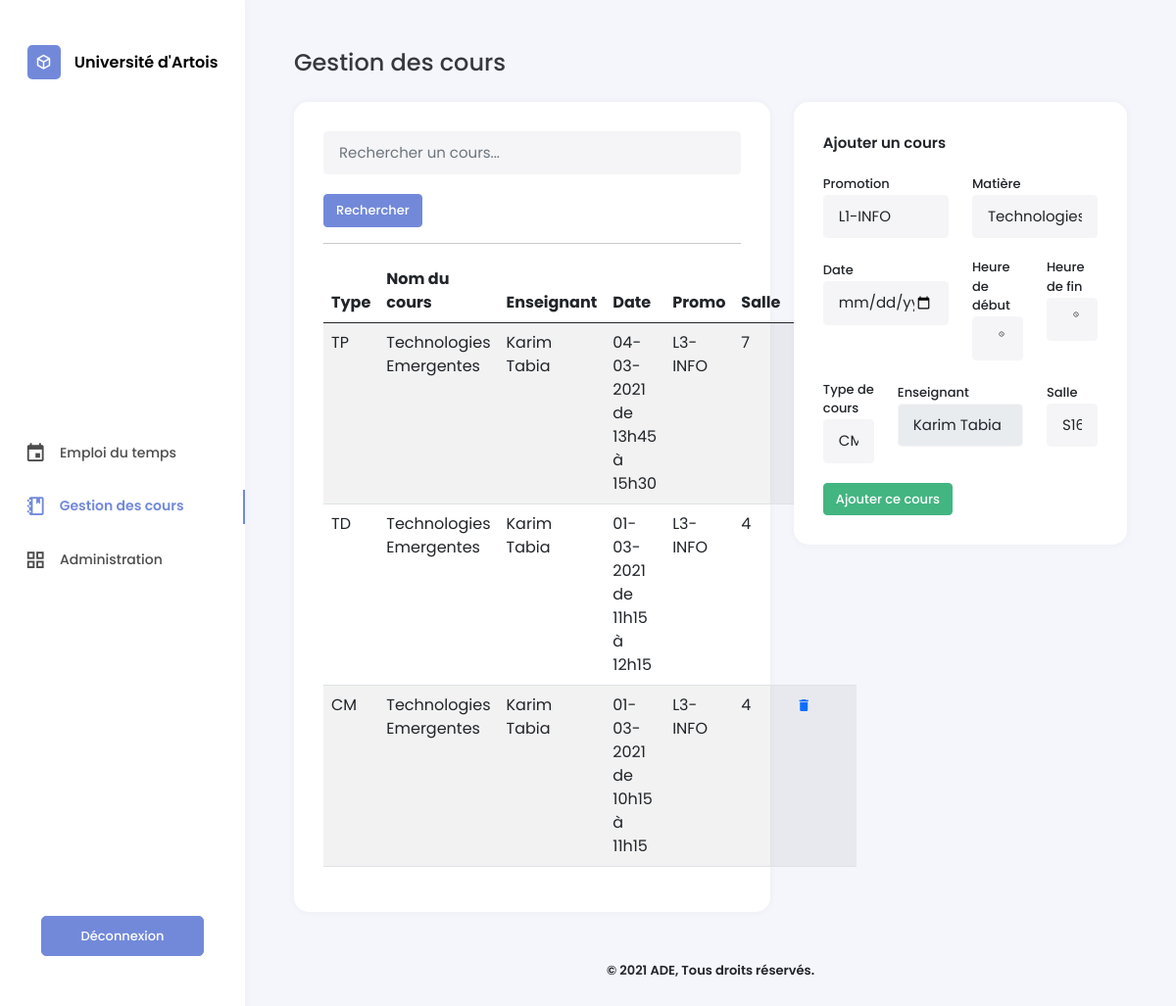
Screenshot of /gestion.php (signed in) with the database file from the repository.
### tables this page shows
CREATE TABLE Cours (
    CourID INTEGER PRIMARY KEY AUTOINCREMENT,
    DateCour VARCHAR(30) NOT NULL,
    HeureDebut time NOT NULL,
    HeureFin time NOT NULL,
    TypeID INTEGER NOT NULL,
    SalleID INTEGER NOT NULL,
    UsagerID INTEGER NOT NULL,
    MatiereID INTEGER NOT NULL,
    CONSTRAINT cour_type_fk FOREIGN KEY (TypeID) REFERENCES TypeCours(TypeID) ON DELETE CASCADE,
    CONSTRAINT cour_salle_fk FOREIGN KEY (SalleID) REFERENCES Salles(SalleID) ON DELETE CASCADE
    CONSTRAINT cour_enseignant_fk FOREIGN KEY (UsagerID) REFERENCES Usagers(UsagerID) ON DELETE CASCADE,
    CONSTRAINT cour_matiere_fk FOREIGN KEY (MatiereID) REFERENCES Matieres(MatiereID) ON DELETE CASCADE
);

CREATE TABLE TypeCours (
    TypeID INTEGER PRIMARY KEY AUTOINCREMENT,
    NomType VARCHAR NOT NULL
);

CREATE TABLE Matieres (
    MatiereID INTEGER PRIMARY KEY AUTOINCREMENT,
    NomMatiere VARCHAR(25) NOT NULL,
    CouleurMatiere VARCHAR(10) NOT NULL,
    PromotionID INTEGER NOT NULL,
    CONSTRAINT matiere_promo_fk FOREIGN KEY (PromotionID) REFERENCES Promotions(PromotionID) ON DELETE CASCADE
);

CREATE TABLE Usagers (
    UsagerID VARCHAR(30) PRIMARY KEY NOT NULL,
    MotDePasse VARCHAR(255) NOT NULL,
    Nom VARCHAR(15) NOT NULL,
    Prenom VARCHAR(20) NOT NULL,
    RangID INTEGER NOT NULL,
    CONSTRAINT usager_rang_fk FOREIGN KEY (RangID) REFERENCES Rangs(RangID) ON DELETE CASCADE
);

CREATE TABLE Promotions (
    PromotionID INTEGER  PRIMARY KEY AUTOINCREMENT,
    NomPromotion VARCHAR(25) NOT NULL,
    DepartementID INTEGER NOT NULL,
    CONSTRAINT formation_fk FOREIGN KEY (DepartementID) REFERENCES Departements(DepartementID) ON DELETE CASCADE
);

### gestion.php (the view, shortened to what this page needs)
<!DOCTYPE html>
<?php
require_once('./src/Planning/FormEvent.php');
$last_search = isset($_GET['search']) ? $_GET['search'] : ' ';
?>
<html lang="fr-FR">
<head>
    <link type="text/css" rel="stylesheet" href="./assets/css/icons.min.css">
    <link type="text/css" rel="stylesheet" href="./assets/css/bootstrap.min.css">
    <link type="text/css" rel="stylesheet" href="./assets/css/style.css">
</head>
<body>
    <?php require_once('./views/sidebar.php') ?>
    <div class="main">
        <h4>Gestion des cours</h4>
        <div class="row">
            <div class="col-md-7">
                <div class="box-content">
                    <form method="GET" action="" class="form-search">
                        <input type="text" name="search" placeholder="Rechercher un cours..." class="form-control">
                        <input type="submit" value="Rechercher" class="btn btn-primary">
                    </form>
                    <hr>
                    <table class="table table-striped">
                        <thead>
                            <tr><th>Type</th><th>Nom du cours</th><th>Enseignant</th><th>Date</th><th>Promo</th><th>Salle</th><th>Action</th></tr>
                        </thead>
                        <tbody>
                            <?php
                            $where = 'WHERE NomMatiere LIKE \'%'. $last_search.'%\'';
                            if($_SESSION['rang'] == 2)  $where = 'WHERE UsagerID ="'. $_SESSION['id'] . '" AND NomMatiere LIKE \'%'. $last_search.'%\'';
                            $sCours = $bdd->query('SELECT * FROM Cours INNER JOIN Matieres USING(MatiereID), TypeCours USING(TypeID), Usagers USING(UsagerID), Promotions USING(PromotionID) '.$where.' ORDER BY DateCour DESC, HeureDebut DESC');
                            while($aCours = $sCours->fetch()) {
                                echo '<tr>';
                                echo '<td>'.$aCours['NomType'].'</td>';
                                echo '<td>'.$aCours['NomMatiere'].'</td>';
                                echo '<td>'.$aCours['Prenom']. ' ' .$aCours['Nom'].'</td>';
                                echo '<td>'.date('d-m-Y', $aCours['DateCour']).' de '. str_replace(':', 'h', $aCours['HeureDebut']). ' à ' .str_replace(':', 'h', $aCours['HeureFin']).'</td>';
                                echo '<td>'.$aCours['NomPromotion'].'</td>';
                                echo '<td>'.$aCours['SalleID'].'</td>';
                                echo '<td> <a href="./_delete?CourID='.$aCours['CourID'].'"><span class="mdi mdi-delete"></span></a></td>';
                                echo '</tr>';
                            } ?>
                        </tbody>
                    </table>
                </div>
            </div>
            <div class="col-md-5">
                <div class="box-content">
                    <div class="content-title">Ajouter un cours</div>
                    <form method="POST" action="">
                        <div class="row">
                            <div class="col-md-6">
                                <label for="">Promotion</label>
                                <select name="promotion" class="form-control" id="promo">
                                    <?php
                                    $option = '';
                                    if($_SESSION['rang'] == 2) {
                                        $option = 'INNER JOIN Appartient ON Promotions.PromotionID = Appartient.PromotionID AND UsagerID = "'.$_SESSION['id'].'"';
                                    }
                                    $sPromo = $bdd->query('SELECT * FROM Promotions '.$option.' ORDER BY PromotionID');
                                    while($aPromo = $sPromo->fetch()) {
                                        echo '<option value="'.$aPromo['PromotionID'].'"'. ((isset($_POST['promotion']) && $_POST['promotion'] == $aPromo['PromotionID']) ? ' selected' : '') .'>'.$aPromo['NomPromotion'].'</option>';
                                    } ?>
                                </select>
                            </div>
                            <div class="col-md-6">
                                <label for="">Matière</label>
                                <select name="matiere" id="" class="form-control" id="matiere">
                                    <?php
                                    $option = '';
                                    if($_SESSION['rang'] == 2) {
                                        $option = 'INNER JOIN Enseigne ON Matieres.MatiereID = Enseigne.MatiereID AND UsagerID = "'.$_SESSION['id'].'"';
                                    }
                                    $sMatieres = $bdd->query('SELECT * FROM Matieres '.$option. ' ORDER BY NomMatiere');
                                    while($aMatieres = $sMatieres->fetch()) {
                                        echo '<option value="'.$aMatieres['MatiereID'].'">'.$aMatieres['NomMatiere'].'</option>';
                                    } ?>
                                </select>
                            </div>
                            <div class="col-md-6">
                                <div class="form-group">
                                    <label for="date">Date</label>
                                    <input type="date" name="dateCour" class="form-control <?= (isset($errors['dateCour'])) ? 'is-invalid' : '' ?>" value="<?= (isset($_POST['dateCour'])) ? $_POST['dateCour'] : '' ?>">
                                </div>
                            </div>
                            <div class="col-md-3">
                                <div class="form-group">
                                    <label for="date">Heure de début</label>
                                    <input type="time" name="heureDebut" class="form-control <?= (isset($errors['heureDebut'])) ? 'is-invalid' : '' ?>" value="<?= (isset($_POST['heureDebut'])) ? $_POST['heureDebut'] : '' ?>">
                                </div>
                            </div>
                            <div class="col-md-3">
                                <div class="form-group">
                                    <label for="date">Heure de fin</label>
                                    <input type="time" name="heureFin" class="form-control <?= (isset($errors['heureFin'])) ? 'is-invalid' : '' ?>" value="<?= (isset($_POST['heureFin'])) ? $_POST['heureFin'] : '' ?>">
                                </div>
                            </div>
                            <div class="col-md-3">
                                <div class="form-group">
                                    <label for="date">Type de cours</label>
                                    <select name="type" class="form-control">
                                        <?php $query = $bdd->query("SELECT * FROM TypeCours");
                                            while ($row = $query->fetch()){
                                                echo '<option value="' . $row['TypeID'].'">' . $row['NomType'] . '</option>';
                                            }
                                        ?>
                                    </select>
                                </div>
                            </div>
                            <div class="col-md-6">
                                <div class="form-group">
                                    <label for="date">Enseignant</label>
                                    <?php if($_SESSION['rang'] == 2) echo  '<input type="text" name="enseignant" class="form-control" value="' . $_SESSION['prenom']. ' ' .$_SESSION['nom'] .'" disabled>';
                                     ?>
                                </div>
                            </div>
                            <div class="col-md-3">
                                <div class="form-group">
                                    <label for="salle">Salle</label>
                                    <select name="salle" class="form-control">
                                        <?php $query = $bdd->query("SELECT * FROM Salles");
                                            while ($row = $query->fetch()){
                                                echo '<option value="' . $row['SalleID'].'">' . $row['NomSalle'] . '</option>';
                                            }
                                        ?>
                                    </select>
                                </div>
                            </div>
                        </div>
                        <input type="submit" name="add_cours" value="Ajouter ce cours" class="btn btn-success">
                    </form>
                </div>
            </div>
        </div>
        <?php require_once('./views/footer.php') ?>
    </div>
</body>
</html>

### views/sidebar.php
<div class="sidebar d-flex flex-column align-items-center justify-content-between">
    <div class="cont-bar">
        <a class="logo" href="./">
            <i class="mdi mdi-cube-outline"></i>
            <span class="title-logo">Université d'Artois</span>
        </a>
    </div>
    <div class="sidebar-menu">
        <ul>
            <li>
                <a href="./" <?= (basename($_SERVER['PHP_SELF']) == 'index.php') ? 'class="active"' : null ?>> <i class="mdi mdi-calendar"></i> Emploi du temps</a>
            </li>
            <li>
                <a href="./gestion" <?= (basename($_SERVER['PHP_SELF']) == 'gestion.php') ? 'class="active"' : null ?>><i class="mdi mdi-notebook-outline"></i> Gestion des cours</a>
            </li>
            <li>
                <a href="" <?= (basename($_SERVER['PHP_SELF']) == 'admin.php') ? 'class="active"' : null ?>><i class="mdi mdi-view-grid-outline"></i> Administration</a>
            </li>
        </ul>
    </div>
    <div class="cont-bar">
        <a href="./logout" class="btn btn-primary">Déconnexion</a>
    </div>
</div>

### views/footer.php
<footer>
    <p>© 2021 ADE, Tous droits réservés.</p>
</footer>

### assets/css/style.css (style rules this page uses)
* { box-sizing: border-box; outline: none; }
body { font-family: Poppins, sans-serif; background-color: #F5F6FB; margin: 0; padding: 0; }
a { text-decoration: none; }
footer { text-align: center; margin: 20px auto; font-weight: 600; font-size: 13px; }
.btn { font-weight: 500; font-size: 13px; }
.btn-primary { background-color: #7289DA; border-color: #7289DA; }
.btn-success { background-color: #43B581; border-color: #43B581; }
.sidebar { position: relative; background-color: #fff; height: 100%; width: 250px; position: fixed; top: 0; left: 0; padding: 50px 0; box-shadow: 0px 0px 5px 3px rgba(0,0,0,0.02); }
.cont-bar { padding: 0 15px; min-height: 50px; }
.logo i { background-color: #7289DA; color: #fff; padding: 5px 8px; margin-right: 10px; font-size: 18px; border-radius: 5px; vertical-align: middle; }
.title-logo { font-size: 16px; font-weight: 600; color: #000; vertical-align: middle; }
.sidebar-menu { width: 100%; }
.sidebar-menu ul { list-style: none; padding: 0; }
.sidebar-menu li { margin: 20px 0; }
.sidebar-menu li > a { color: #000; opacity: .7; padding-left: 25px; font-size: 14px; font-weight: 500; display: block; border-right: 2px solid transparent; }
.sidebar-menu li > a > i { vertical-align: middle; font-size: 1.4rem; margin-right: 10px; }
.sidebar-menu li > a.active { border-right: 2px solid #7289DA; opacity: 1; color: #7289DA; font-weight: 600; }
.sidebar a.btn { width: 100%; display: block; padding: 10px 40px; font-weight: 500; border-radius: 5px; }
.main { position: relative; padding: 50px; padding-bottom: 15px; margin-left: 250px; }
.main h4 { opacity: .9; margin-bottom: 25px; }
.box-content { position: relative; width: 100%; padding: 30px; background-color: #fff; border-radius: 15px; margin-bottom: 30px; box-shadow: 0px 0px 5px 3px rgba(0,0,0,0.02); }
.box-content::after { content: ''; clear: both; display: table; }
.content-title { font-size: 15px; display: inline-block; position: relative; font-weight: 600; height: 40px; }
label { font-size: 13px; font-weight: 500; }
.form-control, .form-control:focus { background-color: #F5F5F7; border-color: #F5F5F7; font-size: 15px; padding: 10px 15px; margin-bottom: 20px; }

### rows the page displays
cours: TypeID.NomType "TP", MatiereID.NomMatiere "Technologies Emergentes", UsagerID.Prenom "Karim", UsagerID.Nom "Tabia", DateCour "04-03-2021", HeureDebut "13h45", HeureFin "15h30", promotions.NomPromotion "L3-INFO", SalleID "7"
cours: TypeID.NomType "TD", MatiereID.NomMatiere "Technologies Emergentes", UsagerID.Prenom "Karim", UsagerID.Nom "Tabia", DateCour "01-03-2021", HeureDebut "11h15", HeureFin "12h15", promotions.NomPromotion "L3-INFO", SalleID "4"
cours: TypeID.NomType "CM", MatiereID.NomMatiere "Technologies Emergentes", UsagerID.Prenom "Karim", UsagerID.Nom "Tabia", DateCour "01-03-2021", HeureDebut "10h15", HeureFin "11h15", promotions.NomPromotion "L3-INFO", SalleID "4"

### other values shown
form field promotion "L1-INFO"
form field matiere "Technologies Emergentes"
form field type "CM"
form field salle "S16"
